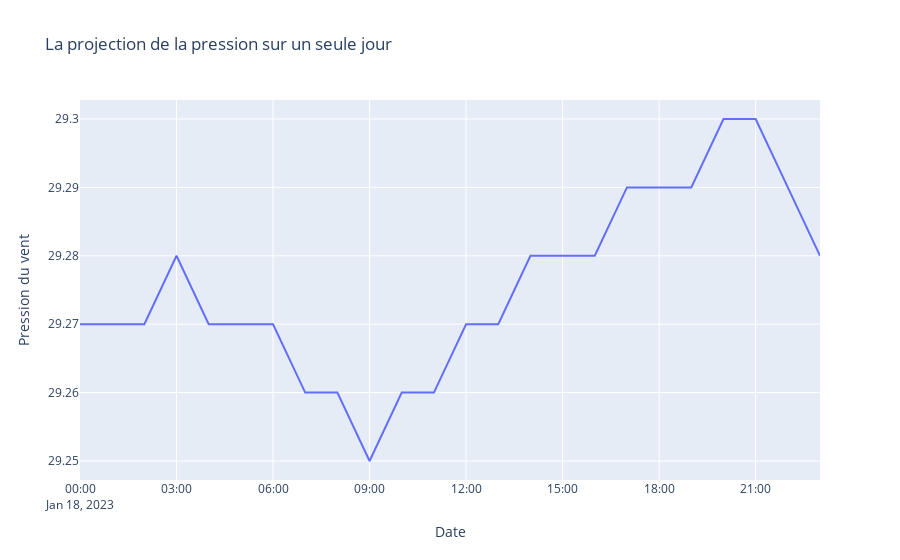

The notebook cell this image was saved under:
### Markdown cell above
##### Graphic sur la pression du vent

### Code cell
fig = px.line(data_frame=df_weather_new[0:24],x=df_weather_new['time'][0:24],y=df_weather_new['pression'][0:24],
title='La projection de la pression sur un seule jour ')
fig.update_layout(
    xaxis_title="Date",
    yaxis_title="Pression du vent"
)
fig.show()

### Figure 1 — Plotly figure (JSON) as saved in the notebook; plotly's stock layout.template omitted (floating-point values rounded to 4 significant figures)
{"data": [{"hovertemplate": "x=%{x}<br>y=%{y}<extra></extra>", "legendgroup": "", "line": {"color": "#636efa", "dash": "solid"}, "marker": {"symbol": "circle"}, "mode": "lines", "name": "", "orientation": "v", "showlegend": false, "type": "scatter", "x": ["2023-01-18 00:00", "2023-01-18 01:00", "2023-01-18 02:00", "2023-01-18 03:00", "2023-01-18 04:00", "2023-01-18 05:00", "2023-01-18 06:00", "2023-01-18 07:00", "2023-01-18 08:00", "2023-01-18 09:00", "2023-01-18 10:00", "2023-01-18 11:00", "2023-01-18 12:00", "2023-01-18 13:00", "2023-01-18 14:00", "2023-01-18 15:00", "2023-01-18 16:00", "2023-01-18 17:00", "2023-01-18 18:00", "2023-01-18 19:00", "2023-01-18 20:00", "2023-01-18 21:00", "2023-01-18 22:00", "2023-01-18 23:00"], "xaxis": "x", "y": [29.27, 29.27, 29.27, 29.28, 29.27, 29.27, 29.27, 29.26, 29.26, 29.25, 29.26, 29.26, 29.27, 29.27, 29.28, 29.28, 29.28, 29.29, 29.29, 29.29, 29.3, 29.3, 29.29, 29.28], "yaxis": "y"}], "layout": {"legend": {"tracegroupgap": 0}, "title": {"text": "La projection de la pression sur un seule jour "}, "xaxis": {"anchor": "y", "domain": [0, 1], "title": {"text": "Date"}}, "yaxis": {"anchor": "x", "domain": [0, 1], "title": {"text": "Pression du vent"}}}}
